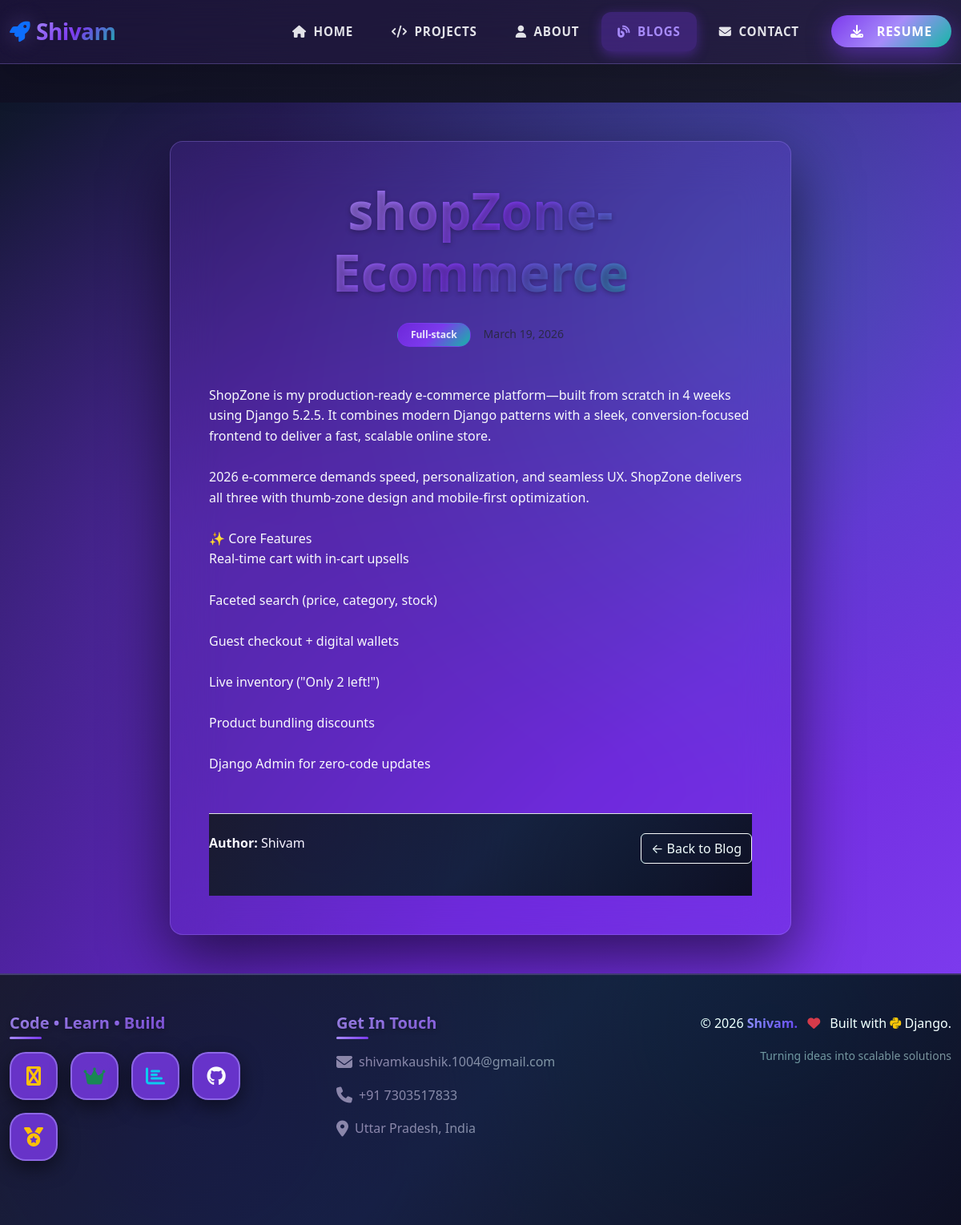
/blogs/shopzone-ecommerce/, run on the app's committed database.
### apps/blogs/models.py (models this page shows, shortened)
class Blog(models.Model):
    title = models.CharField(max_length=200)
    slug = models.SlugField(unique=True, blank=True)
    content = models.TextField()
    excerpt = models.CharField(max_length=200, blank=True, help_text="Short description for list view")
    author = models.ForeignKey(User, on_delete=models.CASCADE, null=True, blank=True)
    category = models.ForeignKey(Category, on_delete=models.SET_NULL, null=True, blank=True)
    created_at = models.DateTimeField(auto_now_add=True)
    updated_at = models.DateTimeField(auto_now=True)
    is_published = models.BooleanField(default=True)
    class Meta:
        ordering = ["-created_at"]
        indexes = [
            models.Index(fields=['-created_at']),
            models.Index(fields=['slug']),
        ]

class Category(models.Model):
    name = models.CharField(max_length=100, unique=True)
    slug = models.SlugField(max_length=100, unique=True, blank=True)
    color = models.CharField(max_length=7, default="#7C3AED")  # Purple default
    class Meta:
        verbose_name_plural = "Categories"
    def __str__(self):
        return self.name

### apps/blogs/views.py (the view)
# urls.py: path('<slug:slug>/', views.BlogDetailView.as_view(), name='blog_detail'),  # SLUG not PK
class BlogDetailView(DetailView):
    model = Blog
    template_name = "blogs/blog_detail.html"
    slug_field = "slug"      # Match model field
    slug_url_kwarg = "slug"  # Match URL pattern
    context_object_name = 'object'

### apps/blogs/templates/blogs/blog_detail.html (shortened to what this page needs)
{% extends "base.html" %}
{% block content %}
<section class="py-5 bg-dark">
  <div class="container">
    <div class="row justify-content-center">
      <div class="col-lg-10 col-xl-8">
        <article class="glassmorphism p-5 rounded-4 shadow-xl">
          <header class="text-center mb-5">
            <h1 class="display-3 fw-bold gradient-text mb-4">{{ object.title }}</h1>
            <div class="d-flex justify-content-center align-items-center gap-3 mb-4">
              <span class="badge bg-gradient-primary px-3 py-2">{{ object.category|default:"Uncategorized" }}</span>
              <small class="text-muted">{{ object.created_at|date:"F d, Y" }}</small>
            </div>
          </header>
          <div class="content mb-5">
            <div class="blog-content">{{ object.content|linebreaksbr }}</div>
          </div>
          <footer class="border-top pt-4">
            <div class="row">
              <div class="col-md-6">
                {% if object.author %}
                <strong>Author:</strong> {{ object.author }}
                {% endif %}
              </div>
              <div class="col-md-6 text-md-end">
                <a href="{% url 'blogs:blog_list' %}" class="btn btn-outline-light">
                  ← Back to Blog
                </a>
              </div>
            </div>
          </footer>
        </article>
      </div>
    </div>
  </div>
</section>
{% endblock %}

### static/css/style.css (style rules this page uses)
*, *::before, *::after { box-sizing: border-box; margin: 0; padding: 0; }
:root { --primary: #7C3AED; --primary-light: #A78BFA; --accent: #14B8A6; --dark: #6D28D9; --glass-bg: rgba(124, 58, 237, 0.12); --glass-border: rgba(167, 139, 250, 0.3); --shadow: 0 20px 40px rgba(0, 0, 0, 0.3); --shadow-glow: 0 0 20px rgba(124, 58, 237, 0.4); --transition: transform .3s cubic-bezier(0.4,0,0.2,1),box-shadow .3s cubic-bezier(0.4,0,0.2,1),background .3s cubic-bezier(0.4,0,0.2,1),color .3s cubic-bezier(0.4,0,0.2,1); --radius: 20px; --text-primary: #f8fafc; --text-secondary: rgba(248, 250, 252, 0.9); --text-muted: rgba(248, 250, 252, 0.6); --secondary: #14B8A6; --darker: #0f172a; --shadow-dark: 0 30px 80px rgba(0,0,0,0.6); --spacing: 20px; --shadow-primary: 0 20px 45px rgba(124,58,237,0.7); }
html { line-height: 1.15; -webkit-text-size-adjust: 100%; }
html, body { overflow-x: hidden; height: 100%; background: linear-gradient(135deg, #0f0f23 0%, #1a1b2e 40%, #16213e 100%); font-family: system-ui, -apple-system, sans-serif; color: var(--text-primary); }
body { display: flex; flex-direction: column; padding-top: 80px; line-height: 1.6; }
.glassmorphism { background: rgba(124, 58, 237, 0.15); backdrop-filter: blur(30px); border: 1px solid var(--glass-border); box-shadow: var(--shadow-dark); transition: var(--transition); position: relative; overflow: hidden; border-radius: var(--radius); color: var(--text-primary); --shine-progress: 0%; }
.gradient-text { background: linear-gradient(135deg,#C4B5FD 0%,var(--primary) 50%,var(--accent) 100%); -webkit-background-clip: text; -webkit-text-fill-color: transparent; background-clip: text; }
.badge { font-weight: 700; padding: 0.5rem 1rem; border-radius: 25px; transition: transform .3s ease, box-shadow .3s ease, background .3s ease; backdrop-filter: blur(20px); border: 1px solid rgba(124,58,237,0.4); background: rgba(124,58,237,0.3); color: var(--text-secondary); }
.bg-gradient-primary { background: linear-gradient( 135deg, var(--dark) 0%, var(--primary) 50%, var(--accent) 100% ); position: relative; overflow: hidden; }
.bg-dark { background: linear-gradient( 135deg, var(--darker) 0%, var(--dark) 70%, var(--primary) 100% ); position: relative; }
.bg-dark::before { content: ''; position: absolute; inset: 0; background-image: radial-gradient(circle at 20% 50%, rgba(124, 58, 237, 0.25) 0%, transparent 50%), radial-gradient(circle at 80% 20%, rgba(20, 184, 166, 0.25) 0%, transparent 50%); pointer-events: none; animation: ctaGlow 4s ease-in-out infinite alternate; }
footer { background: linear-gradient(135deg, #1a1b2e 0%, #16213e 50%, #0f0f23 100%) !important; position: relative; overflow: hidden; border-top: 2px solid var(--glass-border); padding: 4rem 0 2.5rem !important; color: var(--text-primary) !important; flex-shrink: 0; }
footer::before { content: ''; position: absolute; top: 0; left: 0; right: 0; bottom: 0; background: radial-gradient(circle at 20% 20%, rgba(124, 58, 237, 0.15) 0%, transparent 50%), radial-gradient(circle at 80% 80%, rgba(20, 184, 166, 0.15) 0%, transparent 50%); pointer-events: none; animation: footerGlow 6s ease-in-out infinite alternate; mix-blend-mode: overlay; }
.text-center { text-align: center; }
.mb-4 { margin-bottom: 2rem; }
.mb-5 { margin-bottom: 3rem; }
h1,h2,h3,h4,h5,h6 { text-shadow:0 2px 6px rgba(0,0,0,.3); }
.glassmorphism::before { content: ''; position: absolute; top: 0; left: 0; width: var(--shine-progress, 0%); height: 4px; background: linear-gradient(90deg, var(--primary-light), var(--accent)); transition: width 0.6s ease; right: 0; transform: scaleX(0); }
.badge.bg-gradient-primary { transition: all 0.4s cubic-bezier(0.4, 0, 0.2, 1); cursor: pointer; }
.glassmorphism::after { left: 0; transform: scaleX(0); transition: transform 0.4s ease; content: ''; position: absolute; top: 0; right: 0; width: var(--scroll-progress); height: 4px; background: linear-gradient(90deg, var(--accent), var(--primary)); }
.container, .container-fluid { width: 100%; max-width: 100%; overflow-x: clip; }
section, div, .row, .col, [class*="col-"] { min-width: 0; }
h1, h2, h3, h4, h5, h6, p, a, span, li { word-wrap: break-word; overflow-wrap: break-word; }

### data on the page
Blog: title "shopZone- Ecommerce", category "Full-stack", created_at "March 19, 2026", content "ShopZone is my production-ready e-commerce platform—built from scratch in 4 weeks using Django 5.2.5. It combines modern Django patterns with a sleek, conversion-focused frontend to deliver a fast, scalable online store. 2026 e-commerce demands speed, personalization, and seamless UX. ShopZone delivers all three with thumb-zone design and mobile-first optimization. ✨ Core Features Real-time cart with in-cart upsells Faceted search (price, category, stock) Guest checkout + digital wallets Live inventory (\"Only 2 left!\") Product bundling discounts Django Admin for zero-code updates", author "Shivam"
